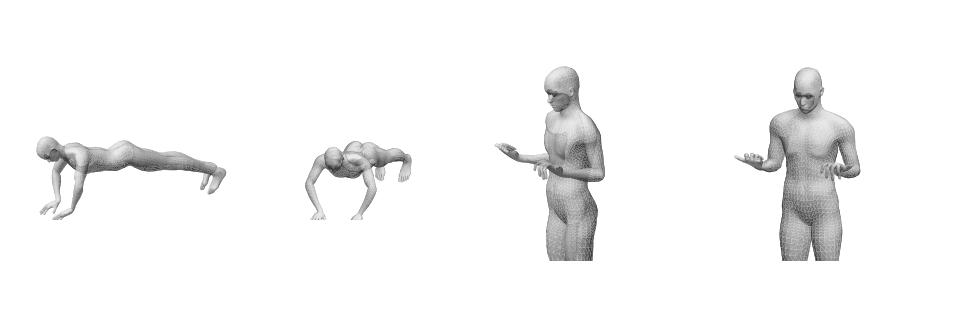
#> input picture tools/corps/test1.png, 960 x 320 px, given in place of store-fr-play-b.png, which was not available
$ python fiche.py ../corps ../corps/all_0.png
#> lines starting #> are read from the running program, lines starting #| are printed output that depends on the picture; after the words box and inside, x2 and y2 are one past the last pixel; in counts of white or black regions, pixels touching at a corner belong together
"""Captures légendées de la fiche Google Play (1080 × 1920), FR et EN.
Usage : python3 tools/play/fiche.py <dossier des captures brutes (branche captures-<run>, pose « store »)> distribution/play
Mise à jour du 18 novembre 2026 (Philippe, 21 h 32 : « Mise à jour de la fiche playstore ») : 8 captures, avec le coach IA."""
import sys, os
from PIL import Image, ImageDraw, ImageFont

SRC, OUT = sys.argv[1], sys.argv[2]
FONT = os.path.join(os.path.dirname(__file__), '../../app/src/main/res/font/inter_%d.ttf')
BG, INK, BLUE, MUTED, FRAME = (247, 246, 242), (17, 17, 17), (30, 136, 255), (110, 110, 110), (16, 16, 16)
W, H = 1080, 1920

# (capture brute, titre avant le mot bleu, mot bleu, sous-titre) — le mot bleu peut aller à la ligne
SHOTS = {
 'fr': [('play-b', 'Un coach qui te montre ', 'chaque mouvement', 'Le personnage 3D fait le geste, une voix te guide.'),
        ('chat', 'Un coach IA qui ', 'adapte ta séance', 'Une gêne, peu de temps, des vacances sans matériel : il ajuste et explique.'),
        ('ctab', 'Chaque changement ', 'expliqué', 'Ce que le coach a changé et pourquoi, annulable en un geste.'),
        ('setup1', 'Avec le matériel ', 'que tu as', 'Haltères, kettlebell, élastiques ou poids du corps.'),
        ('setup3', 'Adaptée à ', 'tes articulations', 'Genou, dos, épaule : les exercices sont remplacés.'),
        ('seance', 'Ta séance du jour, ', 'prête', 'Un geste pour démarrer, la durée et les charges calculées.'),
        ('corps', 'Sache quels muscles ', 'ménager', 'La récupération de chaque muscle, en un coup d\'œil.'),
        ('semaine', 'Des muscles ', 'équilibrés', 'Le programme rattrape la semaine suivante ce qui a pris du retard.')],
 'en': [('play-b', 'A coach that shows you ', 'every move', 'The 3D figure does the move, a voice guides you.'),
        ('chat', 'An AI coach that ', 'adapts your workout', 'Discomfort, little time, a trip without equipment: it adjusts and explains.'),
        ('ctab', 'Every change ', 'explained', 'What the coach changed and why, undone in one tap.'),
        ('setup1', 'With the equipment ', 'you have', 'Dumbbells, kettlebell, bands or bodyweight.'),
        ('setup3', 'Adapted to ', 'your joints', 'Knee, back, shoulder: exercises are replaced.'),
        ('seance', "Today's workout, ", 'ready', 'One tap to start, duration and loads worked out.'),
        ('corps', 'Know which muscles ', 'to spare', 'Each muscle\'s recovery at a glance.'),
        ('semaine', 'Balanced ', 'muscles', 'The program catches up next week on what fell behind.')],
}

def font(w, s): return ImageFont.truetype(FONT % w, s)

def wrap(d, words, f, maxw):
    """mots (texte, couleur) → lignes de mots, coupées à maxw"""
    lines, cur, cw = [], [], 0
    for txt, col in words:
        for i, w in enumerate(txt.split(' ')):
            if not w: continue
            tok = (w, col); ww = d.textlength(w + ' ', font=f)
            if cur and cw + d.textlength(w, font=f) > maxw: lines.append(cur); cur, cw = [], 0
            cur.append(tok); cw += ww
    if cur: lines.append(cur)
    return lines

def make(lang, i, raw, a, b, sub):
#> called with lang = 'fr', i = 1, raw = '../corps/store-fr-play-b.png', a = 'Un coach qui te montre ', b = 'chaque mouvement'
    im = Image.new('RGB', (W, H), BG); d = ImageDraw.Draw(im)
#> after `im = Image.new('RGB', (W, H), BG)`:
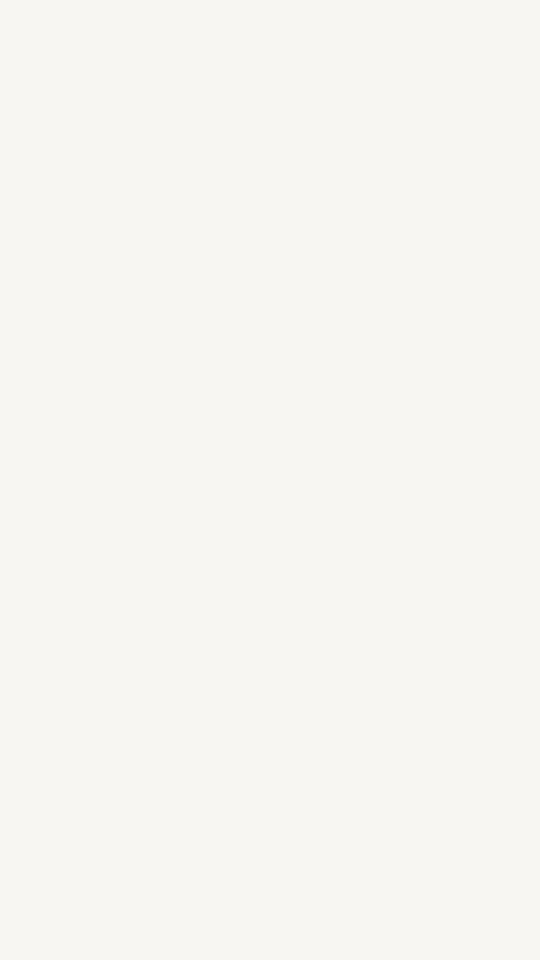
#> im: PIL image 1080x1920 RGB (shown at 1/2 size); mean R, G, B 247, 246, 242
    ft = font(800, 84); y = 110
    words = [(a, INK), (b, BLUE)]
    for line in wrap(d, words, ft, 960):
#> in wrap, `lines, cur, cw = [], [], 0`: cw = 0
        txt = ' '.join(w for w, _ in line); x = (W - d.textlength(txt, font=ft)) / 2
        for w, col in line: d.text((x, y), w, font=ft, fill=col); x += d.textlength(w + ' ', font=ft)
        y += 100
#> this loop made 3 passes
#> after the loop, y = 410
    fs = font(400, 38); y += 30
#> after `y += 30`: y = 440
    for line in wrap(d, [(sub, MUTED)], fs, 900):
        txt = ' '.join(w for w, _ in line); d.text(((W - d.textlength(txt, font=fs)) / 2, y), txt, font=fs, fill=MUTED); y += 48
#> this loop made 2 passes
#> y on pass 1: 488
#> (line, y) on pass 2: ([('guide.', (110, 110, 110))], 536)
#> after the loop, y = 536
    top = max(y + 50, 466)
#> top = 586
    # téléphone : cadre noir arrondi, capture réduite, coupée en bas
    fx, fw, bd = 136, 808, 14
    sw = fw - 2 * bd
    shot = Image.open(raw).convert('RGB'); shot = shot.resize((sw, int(shot.height * sw / shot.width)))
    ph = Image.new('RGB', (fw, H - top + 200), FRAME)
#> ph: PIL image 808x1534 RGB; every value is 16
    mask = Image.new('L', ph.size, 0); ImageDraw.Draw(mask).rounded_rectangle((0, 0, fw - 1, ph.height - 1), 110, fill=255)
#> after `mask = Image.new('L', ph.size, 0)`: mask: PIL image 808x1534 L; every value is 0
#> after `ImageDraw.Draw(mask).rounded_rectangle((0, 0, fw - 1, ph.height - 1), `:
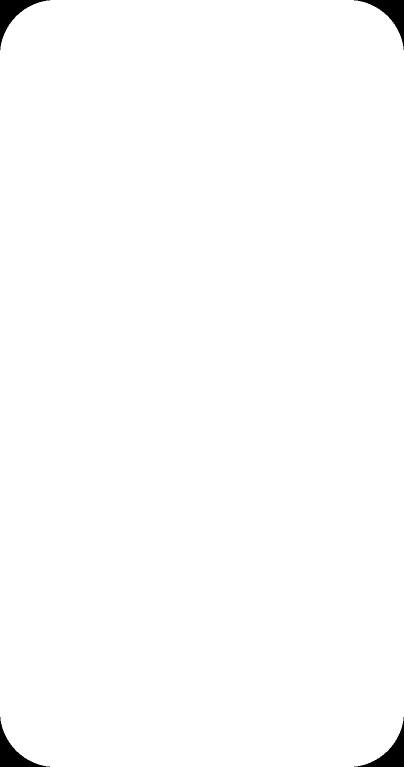
#> mask: PIL image 808x1534 L (shown at 1/2 size); 99.2% white; 4 black regions, box (x1, y1, x2, y2) and area: (0, 0, 100, 100) 2630, (708, 0, 808, 100) 2630, (0, 1434, 100, 1534) 2630, (708, 1434, 808, 1534) 2630
    scr = Image.new('L', (sw, ph.height - bd), 0); ImageDraw.Draw(scr).rounded_rectangle((0, 0, sw - 1, ph.height - bd + 200), 96, fill=255)
#> after `scr = Image.new('L', (sw, ph.height - bd), 0)`: scr: PIL image 780x1520 L; every value is 0
#> after `ImageDraw.Draw(scr).rounded_rectangle((0, 0, sw - 1, ph.height - bd + `:
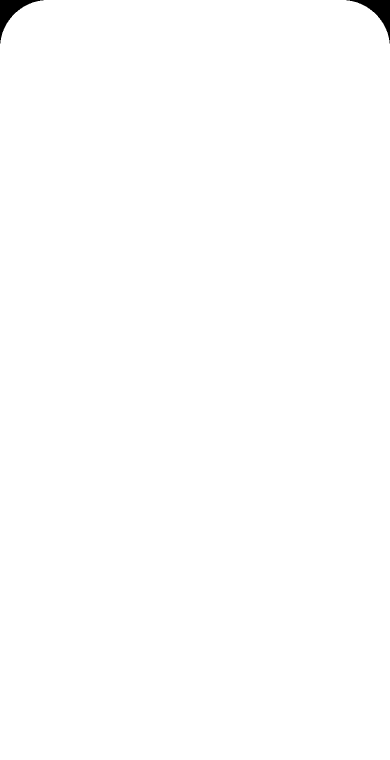
#> scr: PIL image 780x1520 L (shown at 1/2 size); 99.7% white; 2 black regions, box (x1, y1, x2, y2) and area: (0, 0, 87, 87) 2004, (693, 0, 780, 87) 2004
    ph.paste(shot.crop((0, 0, sw, ph.height - bd)), (bd, bd), scr)
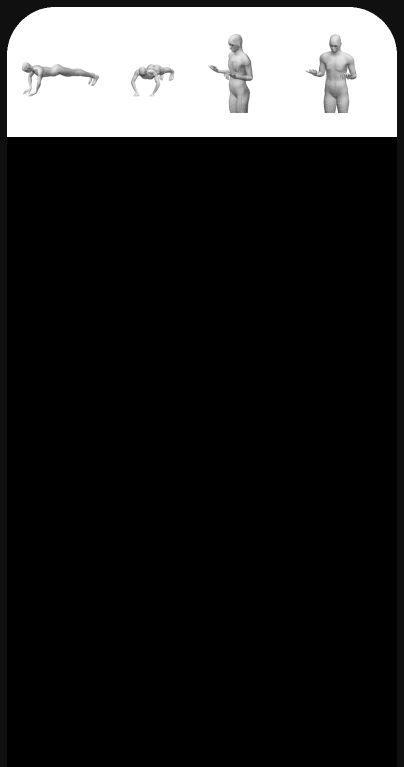
#> ph: PIL image 808x1534 RGB (shown at 1/2 size); min 0, max 255, mean 40.2
    im.paste(ph, (fx, top), mask)
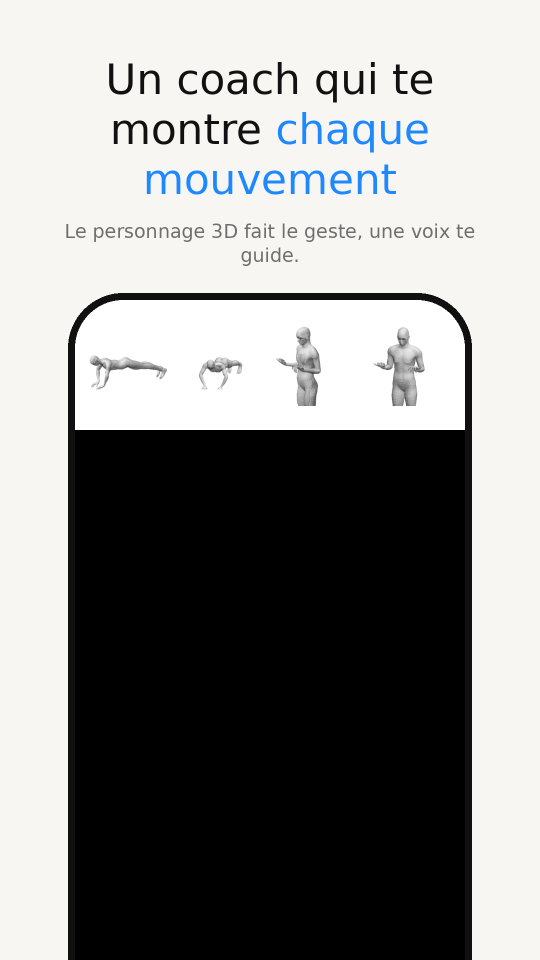
#> im: PIL image 1080x1920 RGB (shown at 1/2 size); mean R, G, B 139.6, 139.9, 138.8
    im.save(os.path.join(OUT, f'uprep-play-{lang}-{i}.png'), optimize=True)

for lang, L in SHOTS.items():
    for i, (k, a, b, sub) in enumerate(L, 1):
#> (the run stopped early here; a loop or call above may not have finished)

$ run again, on tools/corps/all_1.png
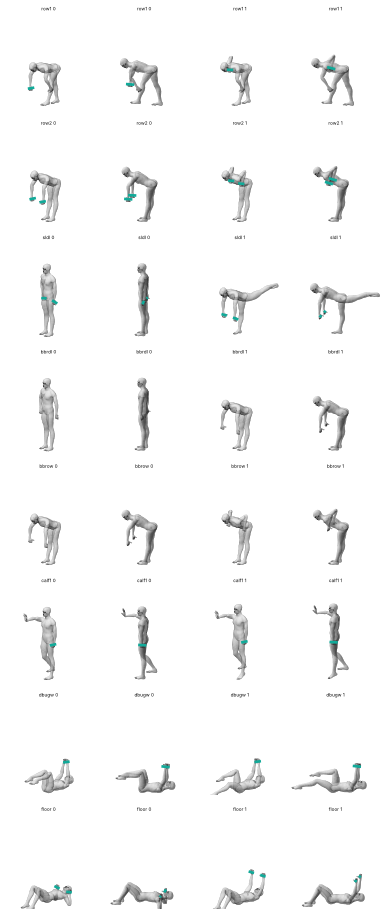
#> input picture tools/corps/all_1.png, 384 x 921 px, given in place of store-fr-play-b.png, which was not available
#> cw = 0
#> the loop in make, `for line in wrap(d, words, ft, 960):` made 3 passes
#> (line, y) on passes 2 to 3: ([('montre', (17, 17, 17)), ('chaque', (30, 136, 255))], 310), ([('mouvement', (30, 136, 255))], 410)
#> after the loop in make, `for line in wrap(d, words, ft, 960):`: y = 410
#> in make, `y += 30`: y = 440
#> the loop in make, `for line in wrap(d, [(sub, MUTED)], fs, 900):` made 2 passes
#> y on pass 1: 488
#> after the loop in make, `for line in wrap(d, [(sub, MUTED)], fs, 900):`: y = 536
#> top = 586
#> shot: PIL image 780x1870 RGB
#> mask: PIL image 808x1534 L; every value is 0
#> mask: PIL image 808x1534 L; 99.2% white; 4 black regions, box (x1, y1, x2, y2) and area: (0, 0, 100, 100) 2630, (708, 0, 808, 100) 2630, (0, 1434, 100, 1534) 2630, (708, 1434, 808, 1534) 2630
#> scr: PIL image 780x1520 L; every value is 0
#> scr: PIL image 780x1520 L; 99.7% white; 2 black regions, box (x1, y1, x2, y2) and area: (0, 0, 87, 87) 2004, (693, 0, 780, 87) 2004
#> in make, `ph.paste(shot.crop((0, 0, sw, ph.height - bd)), (bd, bd), scr)`:
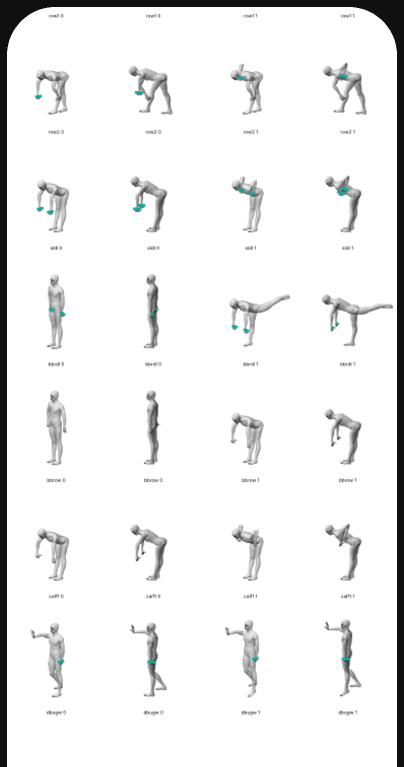
#> ph: PIL image 808x1534 RGB (shown at 1/2 size); mean R, G, B 237.6, 237.8, 237.8
#> in make, `im.paste(ph, (fx, top), mask)`:
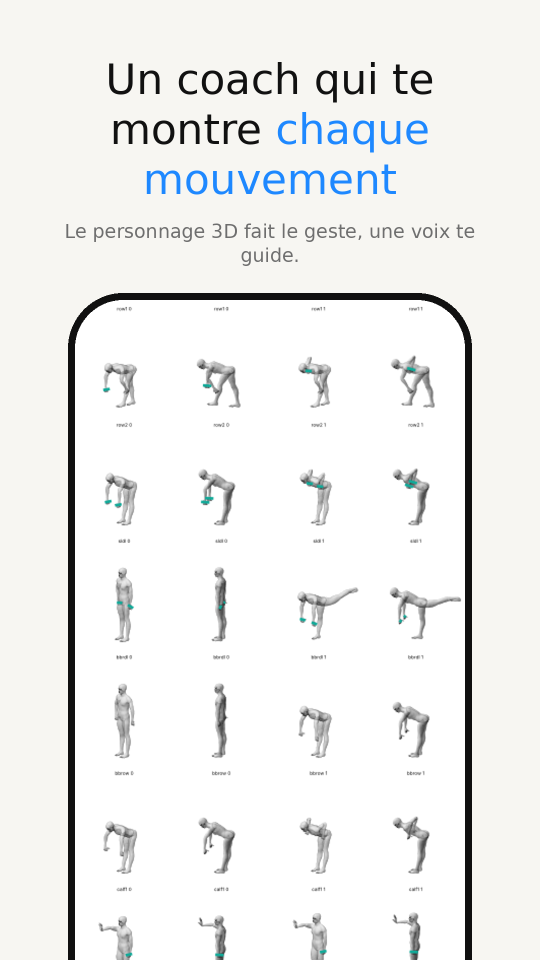
#> im: PIL image 1080x1920 RGB (shown at 1/2 size); mean R, G, B 238.7, 239, 237.9
